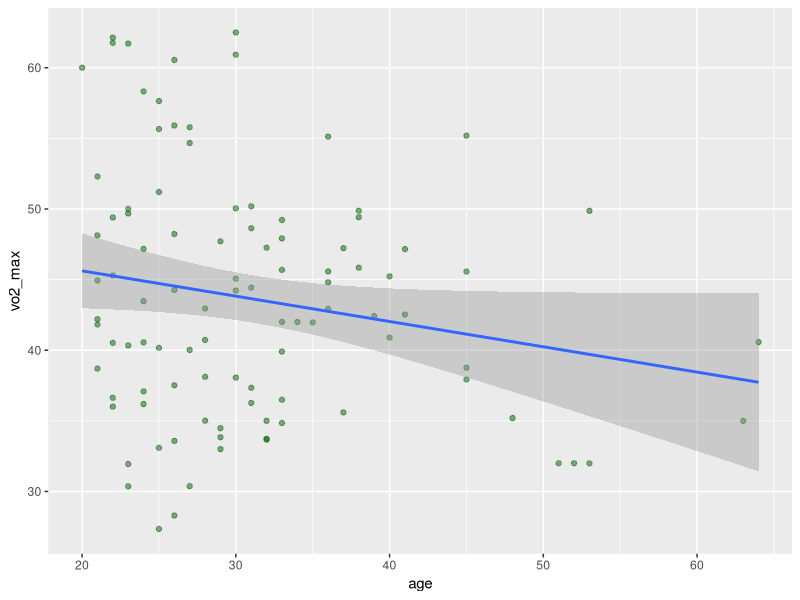
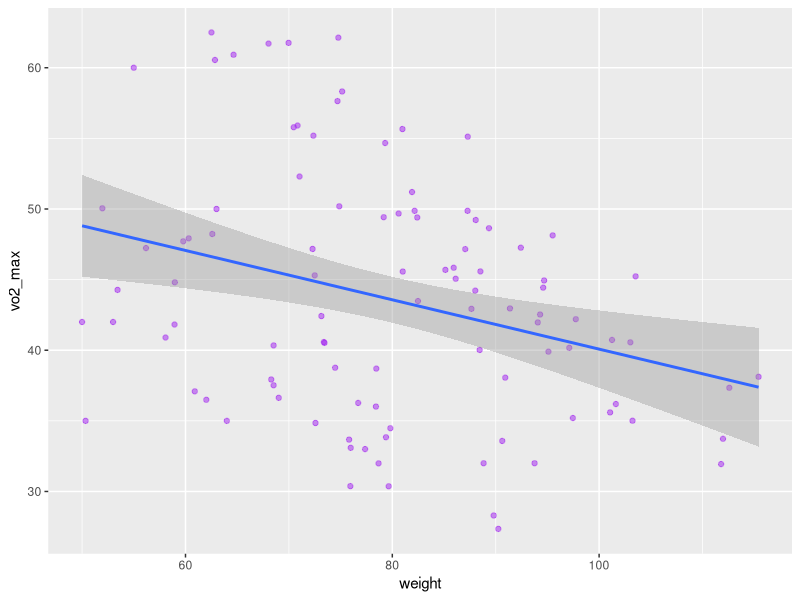
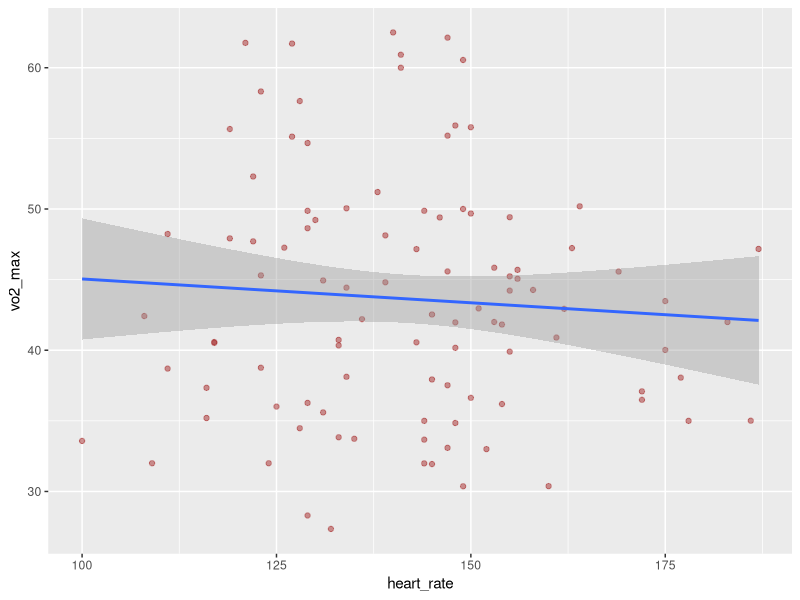
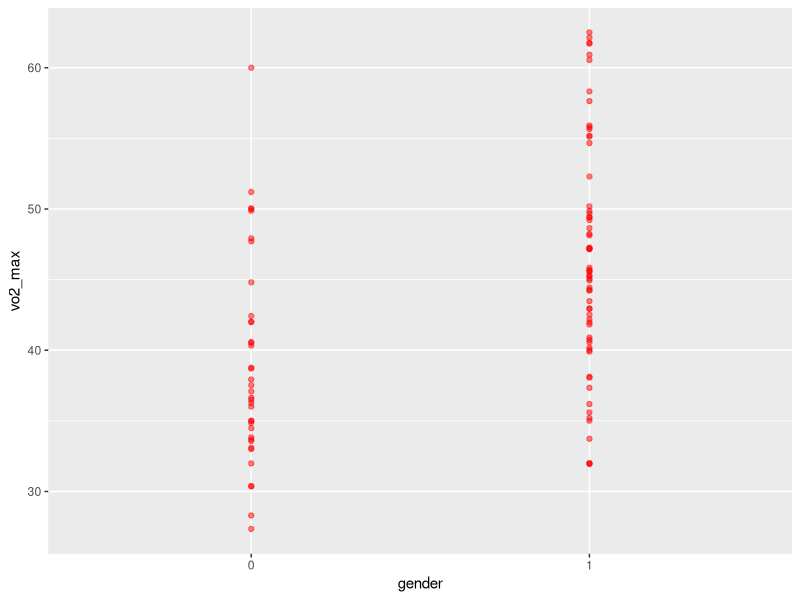
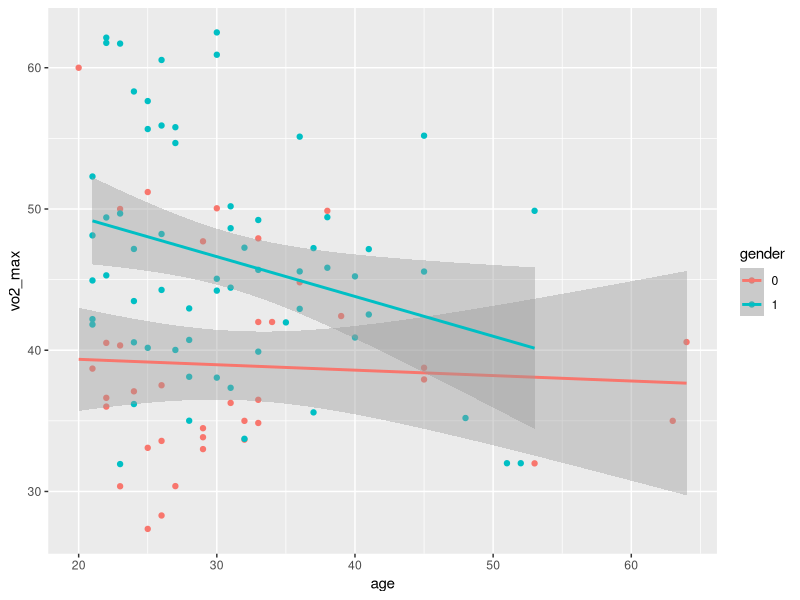
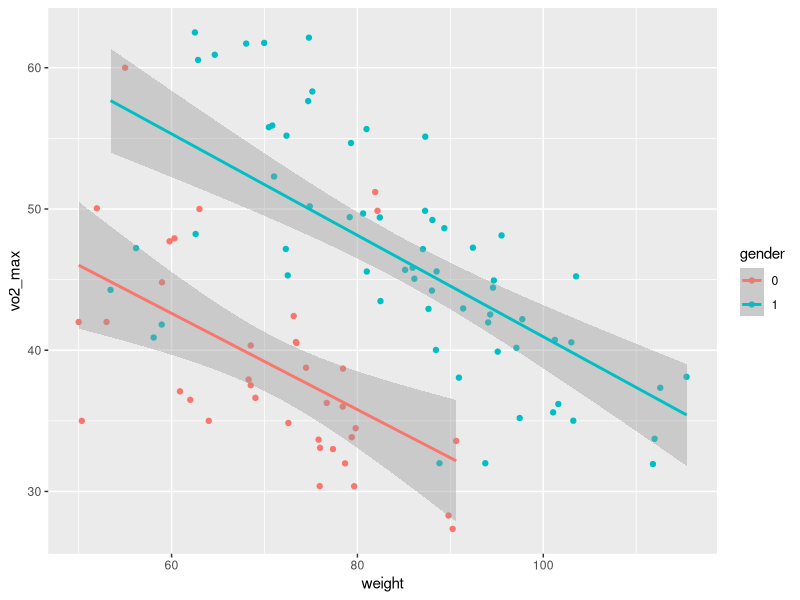
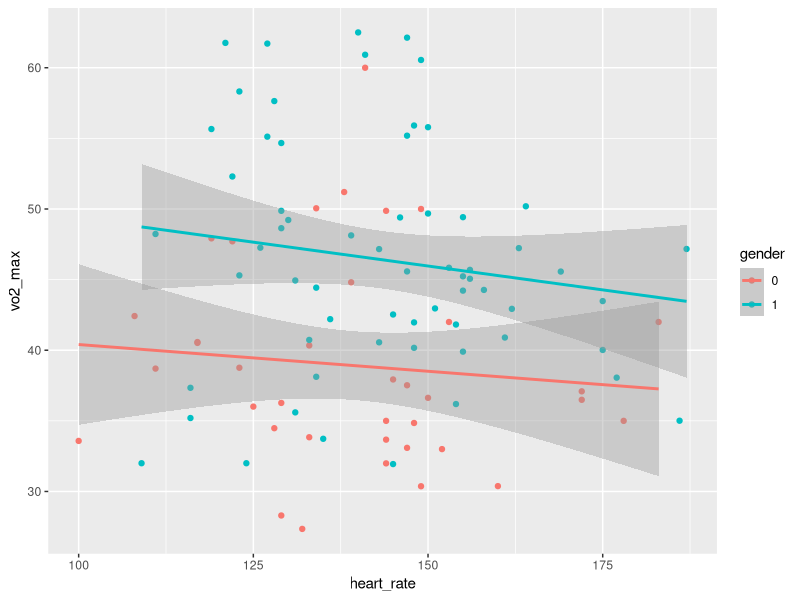
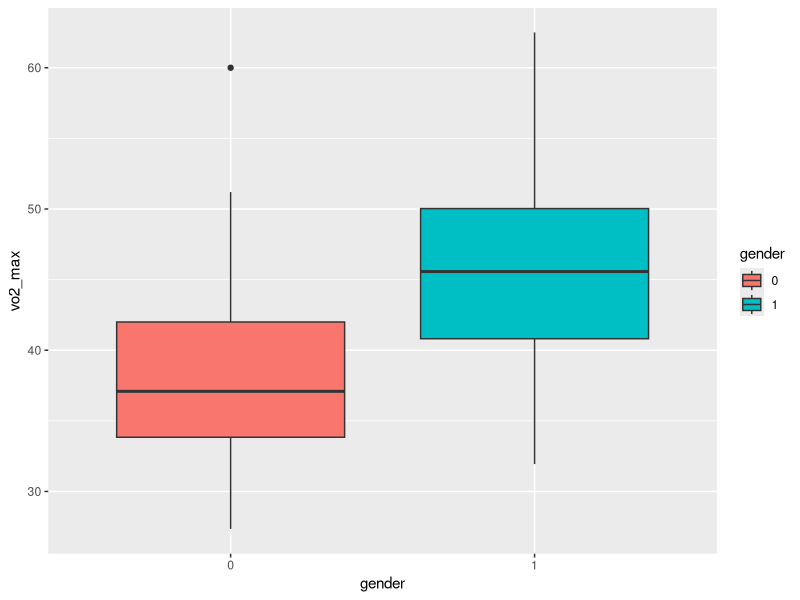

These charts were generated, in order, by the following R code:
## ---- chunk 1
knitr::opts_chunk$set(echo = TRUE)
## ---- chunk 2
library(tidyverse) # include all required packages at the start
library(broom)
library(dplyr)
## ---- chunk 3
df <- readxl::read_excel("data/vo2-max_data.xlsx")
## ---- chunk 4
str(df)
## ---- chunk 5
head(df)
## ---- chunk 6
tail(df)
## ---- chunk 7
df$gender <- as.factor(df$gender)
str(df)
## ---- chunk 8
## 1. age and VO2max
ggplot(df, aes(x = age, y = vo2_max)) +
  geom_point(alpha = 0.5, colour = "darkgreen") +
  geom_smooth(method = "lm")
## ---- chunk 9
## 1. age and VO2max
ggplot(df, aes(x = weight, y = vo2_max)) +
  geom_point(alpha = 0.5, colour = "purple") +
  geom_smooth(method = "lm")
## ---- chunk 10
## 1. age and VO2max
ggplot(df, aes(x = heart_rate, y = vo2_max)) +
  geom_point(alpha = 0.5, colour = "brown") +
  geom_smooth(method = "lm")
## ---- chunk 11
## 1. age and VO2max
ggplot(df, aes(x = gender, y = vo2_max)) +
  geom_point(alpha = 0.5, colour = "red") +
  geom_smooth(method = "lm")
## ---- chunk 12
ggplot(df, aes(x = age, y = vo2_max, colour = gender)) +
  geom_point() +
  geom_smooth(method = "lm")
## ---- chunk 13
ggplot(df, aes(x = weight, y = vo2_max, colour = gender)) +
  geom_point() +
  geom_smooth(method = "lm")
## ---- chunk 14
ggplot(df, aes(x = heart_rate, y = vo2_max, colour = gender)) +
  geom_point() +
  geom_smooth(method = "lm")
## ---- chunk 15
ggplot(data = df, aes(x = gender, y = vo2_max)) +
  geom_boxplot(aes(fill = gender))
 
## ---- chunk 16
pairs(formula = ~ age + weight + heart_rate, data = df)
## ---- chunk 17
library(broom)
fit <- lm(vo2_max ~ age + weight + heart_rate + gender, data = df)
tidy(fit, conf.int = TRUE)
## ---- chunk 18
summary(fit)
## ---- chunk 19
car::durbinWatsonTest(fit)
## ---- chunk 20
std_res <- rstandard(fit)
points <- 1:length(std_res)
res_labels <- if_else(abs(std_res) >= 2.5, paste(points), "")

ggplot(data = NULL, aes(x = points, y = std_res)) +
  geom_point() +
  geom_text(aes(label = res_labels), nudge_y = 0.3)+
  ylim(c(-4, 4)) +
  geom_hline(yintercept = c(-3,3), colour = "red", linetype = "dashed")
## ---- chunk 21
hats <- hatvalues(fit)
hat_labels <-  if_else(hats >= 0.15, paste(points), "")


ggplot(data = NULL, aes(x = points, y = hats)) +
  geom_point() +
  geom_text(label = hat_labels, nudge_y = 0.005)

## ---- chunk 22
cook <- cooks.distance(fit)
cook_labels <- if_else(cook >= 0.075, paste(points), "")

ggplot(data = NULL, aes(x = points, y = cook)) +
  geom_point() +
  geom_text(aes(label = cook_labels), nudge_y = 0.005)
## ---- chunk 23
outliers <- c(25,28,32,35,41,73) # store participant IDs to remove injobect 'outliers'
filtered_df <- df %>%
  filter(!subject_id %in% outliers) # filter if subject_id is not (!) %in% outliers
## ---- chunk 24
fit2 <- lm(vo2_max ~ age + weight + heart_rate + gender, data = filtered_df)
tidy(fit2, conf.int = TRUE)
## ---- chunk 25
summary(fit2)
## ---- chunk 26
res <- residuals(fit) # all the distances of the observed value from the line of best fit
fitted <- predict(fit) # the predicted value line (x)

ggplot(data = NULL, aes(x = fitted, y = res)) +
  geom_point(colour = "purple") +
  geom_hline(yintercept = 0, colour = "red", linetype = "dashed")


## ---- chunk 27
ggplot(data = NULL, aes(x = res)) +
  geom_histogram (colour = "black", fill = "purple", binwidth = 3)
## ---- chunk 28
ggplot(data = NULL, aes(sample = res)) +
  stat_qq() + stat_qq_line()
## ---- chunk 29
car::vif(fit)
## ---- chunk 30
sqrt(car::vif(fit))
## ---- chunk 31
car::avPlots(fit)
## ---- chunk 32
## VO2max = 87.83030 + (age * -0.16514) + (-0.38457 * weight) + (-0.11791 * HR) + (13.2 * gender)
87.83030 + (31 * -0.16514) + (-0.38457 * 68) + (-0.11791 * 140) + (13.2 * 0)
## ---- chunk 33
plot(pressure)
